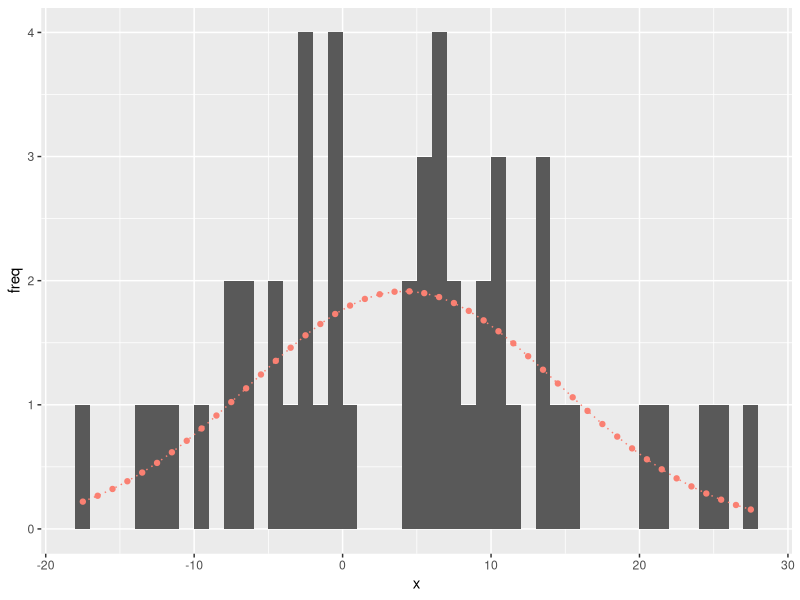
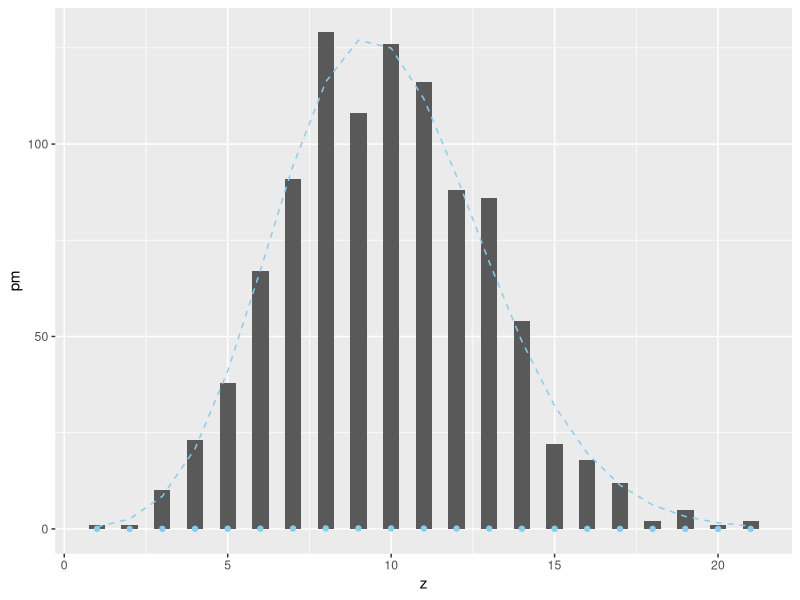

The R script that drew these images, in order:
library(tidyverse)
# Normal Distribution -----------------------------------------------------
# Generate a variable with 50 observations
x <- rnorm(50, mean = 6, sd = 10)


x_min <- floor(min(x))
x_max <- ceiling(max(x))
bin <- seq(x_min, x_max, by = 1)
mu <- mean(x)
sigma <- sd(x)
df_x <- tibble(x = x)


# calculate probability for each bin

p <- NULL
for (i in 1:(length(bin) - 1)) {
  xu <- pnorm(bin[i+1], mean = mu, sd = sigma)
  x1 <- pnorm(bin[i], mean = mu, sd = sigma)
  
  p[i] <- xu - x1
}
 
df_prob <- tibble(
  p = p, 
  bin = bin[-length(bin)] + 0.5) |> 
         mutate(freq = p * length(x))

df_x |> 
  ggplot(aes(x = x)) + 
  geom_histogram(binwidth = 1,
                 center = 0.5) + 
  geom_point(data = df_prob,
             aes(y = freq,
                 x = bin),
             color = "salmon") +
  geom_line(data = df_prob,
            aes(y = freq,
                x = bin),
            color = "salmon",
            linetype = "dotted"
  )



# Poisson Distribution ----------------------------------------------------

# generate poisson-distrubted random numbers
z <- rpois(
  n = 1000, 
  lambda = 10)


# sample mean
lambda <- mean(z)

# prepare bins
bins <- seq(min(z), max(z), by = 1)

# probability mass: dpois() returns "probability" (not probability density)
# because its representation is discrete
# continuous distributions (e.g., normal) return "probability density"
pm <- dpois(
  x <- bins, 
  lambda = lambda
)

# prepare data frames
df_z <- tibble(z = z)

df_prob <- tibble(
  pm = pm,
  bins = bins
) |> 
  mutate(freq = pm * nrow(df_z))

# draw figures
df_z |> 
  ggplot(
    aes(x = z)
  ) + 
  geom_histogram(
    binwidth = 0.5,
    center = 0
  ) +
  geom_point(
    data = df_prob, # switch data frame
    aes(
      x = bins,
      y = pm
    ),
    color = "skyblue"
  ) +
  geom_line(
    data = df_prob,
    aes(
      x = bins,
      y = freq
      ),
    color = "skyblue",
    linetype = "dashed"
  )
  
